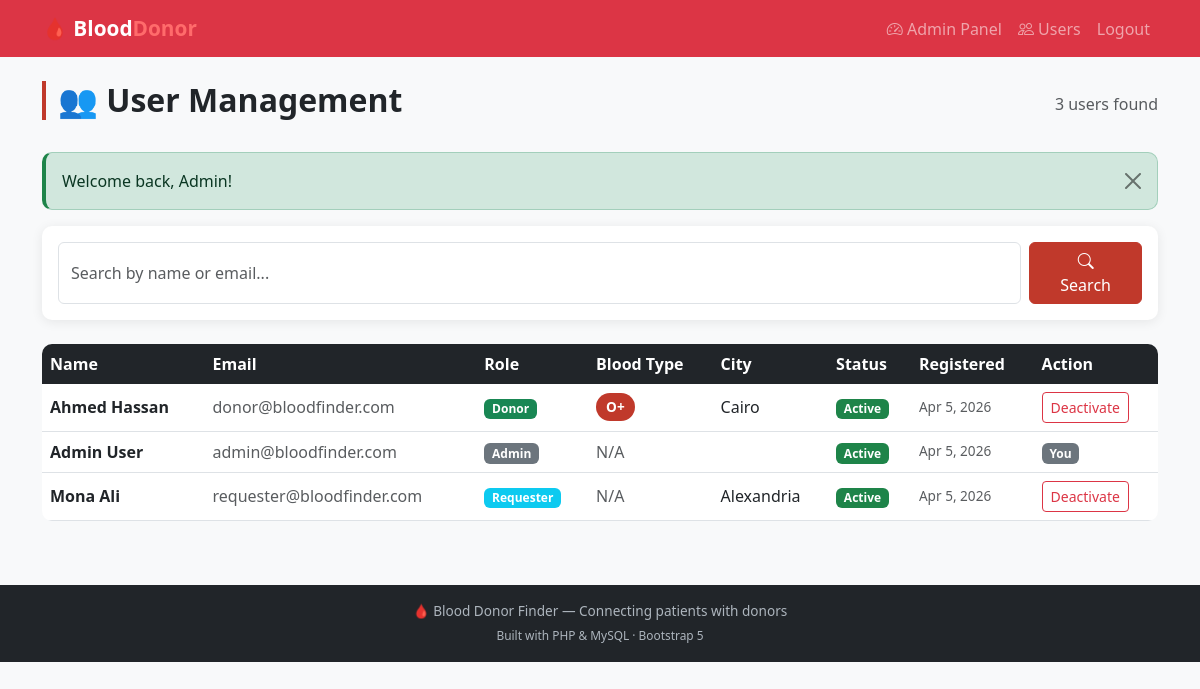
The app's page /admin/users.php (signed in), older data.
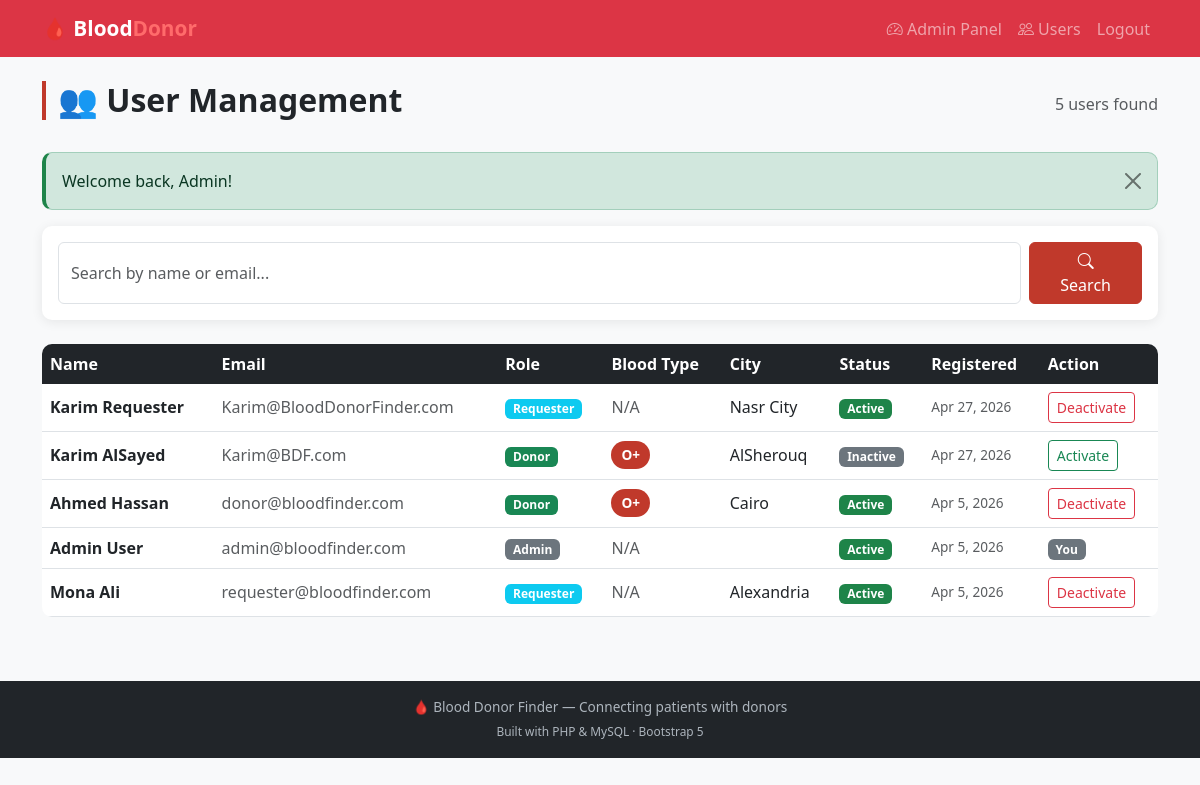
The same page, newer data.
### tables this page shows
CREATE TABLE `users` (
  `user_id` int(11) NOT NULL,
  `email` varchar(255) NOT NULL,
  `password` varchar(255) NOT NULL,
  `user_type` enum('donor','requester','admin') NOT NULL DEFAULT 'donor',
  `status` enum('active','inactive','suspended') NOT NULL DEFAULT 'active',
  `is_verified` tinyint(1) NOT NULL DEFAULT 0,
  `registration_date` timestamp NOT NULL DEFAULT current_timestamp(),
  `last_login` timestamp NULL DEFAULT NULL
);

CREATE TABLE `profiles` (
  `profile_id` int(11) NOT NULL,
  `user_id` int(11) NOT NULL,
  `first_name` varchar(100) NOT NULL,
  `last_name` varchar(100) NOT NULL,
  `phone` varchar(20) DEFAULT NULL,
  `city` varchar(100) DEFAULT NULL,
  `governorate` varchar(100) DEFAULT NULL,
  `profile_photo` varchar(255) DEFAULT 'default.jpg'
);

CREATE TABLE `donors` (
  `donor_id` int(11) NOT NULL,
  `user_id` int(11) NOT NULL,
  `blood_type` enum('A+','A-','B+','B-','AB+','AB-','O+','O-') NOT NULL,
  `is_available` tinyint(1) NOT NULL DEFAULT 1,
  `last_donation` date DEFAULT NULL,
  `latitude` decimal(10,8) DEFAULT NULL,
  `longitude` decimal(11,8) DEFAULT NULL,
  `donation_count` int(11) NOT NULL DEFAULT 0,
  `notes` text DEFAULT NULL
);

### includes/functions.php (called while the page is built, shortened)
<?php
function getUserId() { return $_SESSION['user_id'] ?? null; }
function getSuccess() { $m=$_SESSION['success']??null; unset($_SESSION['success']); return $m; }
?>

### admin/users.php (the view, shortened to what this page needs)
<?php
require_once '../includes/functions.php';
$db = new Database(); $conn = $db->getConnection();
$search = sanitise($_GET['q'] ?? '');
$sql = 'SELECT u.user_id, u.email, u.user_type, u.status, u.registration_date,'
     . ' p.first_name, p.last_name, p.city, d.blood_type, d.is_available'
     . ' FROM users u'
     . ' JOIN profiles p ON p.user_id = u.user_id'
     . ' LEFT JOIN donors d ON d.user_id = u.user_id';
$sql .= ' ORDER BY u.registration_date DESC';
$stmt = $conn->prepare($sql);
if ($search) $stmt->execute([':q' => '%'.$search.'%']);
else         $stmt->execute();
$users = $stmt->fetchAll();
?>
<?php
require_once '../includes/header.php';
require_once '../includes/navbar.php';
?>
<div class="container mt-4">
  <div class="d-flex justify-content-between align-items-center mb-4">
    <h2 class="page-title">👥 User Management</h2>
    <span class="text-muted"><?= count($users) ?> users found</span>
  </div>
  <?php $success=getSuccess(); if($success): ?>
    <div class="alert alert-success alert-dismissible fade show">
      <button type="button" class="btn-close" data-bs-dismiss="alert"></button>
      <?= htmlspecialchars($success) ?>
    </div>
  <?php endif; ?>
  <div class="card mb-4">
    <div class="card-body">
      <form method="GET" action="users.php" class="d-flex gap-2">
        <input type="text" name="q" class="form-control"
               placeholder="Search by name or email..."
               value="<?= htmlspecialchars($_GET['q']??'') ?>">
        <button type="submit" class="btn btn-primary px-4">
          <i class="bi bi-search"></i> Search</button>
      </form>
    </div>
  </div>
  <?php if (empty($users)): ?>
    <div class="text-center py-5">
      <div style="font-size:3rem">🔍</div>
      <h4 class="mt-2">No users found</h4>
      <p class="text-muted">Try a different search term.</p>
    </div>
  <?php else: ?>
    <div class="table-responsive">
      <table class="table table-hover align-middle">
        <thead>
          <tr>
            <th>Name</th>
            <th>Email</th>
            <th>Role</th>
            <th>Blood Type</th>
            <th>City</th>
            <th>Status</th>
            <th>Registered</th>
            <th>Action</th>
          </tr>
        </thead>
        <tbody>
          <?php foreach($users as $u): ?>
            <tr>
              <td class="fw-bold">
                <?= htmlspecialchars($u['first_name'].' '.$u['last_name']) ?>
              </td>
              <td class="text-muted">
                <?= htmlspecialchars($u['email']) ?></td>
              <td>
                <?php
                  $roleColors = ['donor'=>'success','requester'=>'info','admin'=>'secondary'];
                  $rc = $roleColors[$u['user_type']] ?? 'secondary';
                ?>
                <span class="badge bg-<?= $rc ?>">
                  <?= ucfirst($u['user_type']) ?></span>
              </td>
              <td>
                <?php if ($u['blood_type']): ?>
                  <span class="badge-blood"><?= $u['blood_type'] ?></span>
                <?php else: echo '<span class="text-muted">N/A</span>'; endif; ?>
              </td>
              <td><?= htmlspecialchars($u['city']??'') ?></td>
              <td>
                <span class="badge badge-<?= $u['status'] ?>">
                  <?= ucfirst($u['status']) ?></span>
              </td>
              <td class="text-muted" style="font-size:0.85rem">
                <?= date('M j, Y', strtotime($u['registration_date'])) ?>
              </td>
              <td>
                <?php if ($u['user_id'] == getUserId()): ?>
                  <span class="badge bg-secondary">You</span>
                <?php else: ?>
                  <a href="users.php?toggle=1&uid=<?= $u['user_id'] ?>"
                     class="btn btn-sm btn-outline-<?=
                       $u['status']==='active' ? 'danger' : 'success' ?>"
                     onclick="return confirm('Toggle status for this user?')">
                    <?= $u['status']==='active' ? 'Deactivate' : 'Activate' ?>
                  </a>
                <?php endif; ?>
              </td>
            </tr>
          <?php endforeach; ?>
        </tbody>
      </table>
    </div>
  <?php endif; ?>
</div>
<?php require_once '../includes/footer.php'; ?>

Row changes from the older to the newer data that the page shows:
added profiles: first_name+last_name "Karim Requester", user.email "Karim@BloodDonorFinder.com", user.user_type "Requester", shows "N/A", city "Nasr City", user.status "Active", user.registration_date "Apr 27, 2026", shows "Deactivate"
added users: profiles.first_name+last_name "Karim AlSayed", email "Karim@BDF.com", user_type "Donor", donors.blood_type "O+", profiles.city "AlSherouq", status "Inactive", registration_date "Apr 27, 2026", shows "Activate"
Text that changed along with them:
count($users): "3" → "5"
